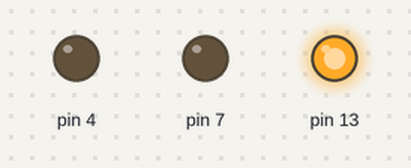
Simulated run of this sketch. Board: Arduino Uno, built with avr-gcc and run on an emulated ATmega328P. On the bench: output pins drawn as LEDs (lit = HIGH).

Above: at 3.0 s.
At 6.5 s:
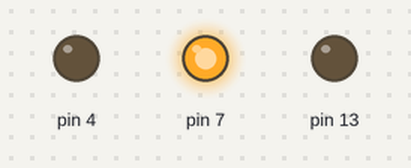
At 8.5 s:
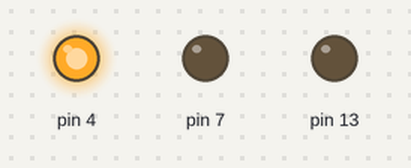
Timing chart, 0 to 13.0 s (numbered marks = the images above):
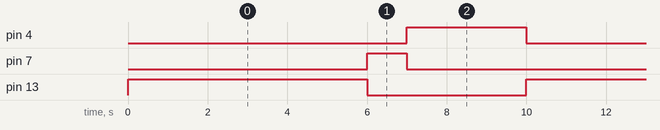

Measured:
- by itself, pin 4: alternates HIGH for 3.0 s and LOW for 7.0 s
- by itself, pin 7: alternates HIGH for 1.0 s and LOW for 9.0 s
- by itself, pin 13: alternates HIGH for 6.0 s and LOW for 4.0 s

The sketch:

ArduinoCode.ino
```cpp
// C++ code
//
void setup()
{
  pinMode(13, OUTPUT);
  pinMode(7, OUTPUT);
  pinMode(4, OUTPUT);
}

void loop()
{
  digitalWrite(13, HIGH);
  delay(6000); // Wait for 6000 millisecond(s)
  digitalWrite(13, LOW);
  digitalWrite(7, HIGH);
  delay(1000); // Wait for 1000 millisecond(s)
  digitalWrite(7, LOW);
  digitalWrite(4, HIGH);
  delay(3000); // Wait for 3000 millisecond(s)
  digitalWrite(4, LOW);
}
```
